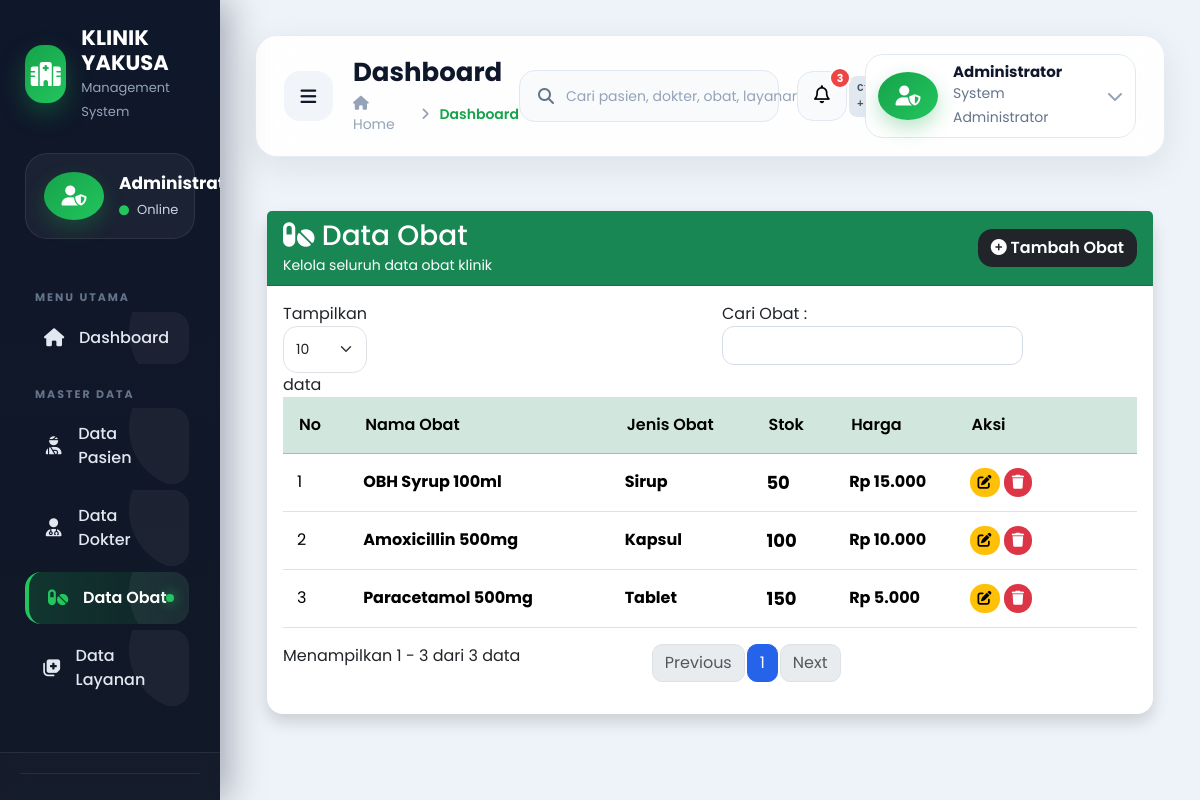
The page /obat/index.php on the database its author committed.
### tables this page shows
CREATE TABLE IF NOT EXISTS obat (
    id_obat INT AUTO_INCREMENT PRIMARY KEY,
    nama_obat VARCHAR(100) NOT NULL,
    jenis_obat VARCHAR(100) NOT NULL,
    stok INT NOT NULL,
    harga INT NOT NULL
);

### obat/index.php (the view, shortened to what this page needs)
<?php
include "../config/koneksi.php";
$query = mysqli_query($koneksi, "SELECT * FROM obat ORDER BY id_obat DESC");
include "../layout/header.php";
?>
<div class="wrapper">
<?php include "../layout/sidebar.php"; ?>
<div class="main">
<?php include "../layout/navbar.php"; ?>
<div class="container-fluid py-4">
<div class="card shadow border-0 rounded-4">
<div class="card-header bg-success text-white d-flex justify-content-between align-items-center">
<div>
<h3 class="mb-0">
<i class="fas fa-pills"></i>
Data Obat
</h3>
<small>Kelola seluruh data obat klinik</small>
</div>
<a href="tambah.php" class="btn btn-dark">
<i class="fas fa-plus-circle"></i>
Tambah Obat
</a>
</div>
<div class="card-body">
<div class="table-responsive">
<table id="tabelObat" class="table table-hover align-middle">
<thead class="table-success">
<tr>
<th>No</th>
<th>Nama Obat</th>
<th>Jenis Obat</th>
<th>Stok</th>
<th>Harga</th>
<th width="180">Aksi</th>
</tr>
</thead>
<tbody>
<?php
$no=1;
while($data=mysqli_fetch_assoc($query)){
?>
<tr>
<td><?= $no++; ?></td>
<td>
<strong><?= htmlspecialchars($data['nama_obat']); ?></strong>
</td>
<td>
    <strong><?= htmlspecialchars($data['jenis_obat']); ?></strong>
</td>
<td>
    <strong style="color:black;font-size:18px;">
        <?= $data['stok']; ?>
    </strong>
</td>
<td>
<strong>
Rp <?= number_format($data['harga'],0,",","."); ?>
</strong>
</td>
<td>
<a href="edit.php?id=<?= $data['id_obat']; ?>"
class="btn btn-warning btn-sm">
<i class="fas fa-edit"></i>
</a>
<button
class="btn btn-danger btn-sm btnHapus"
data-id="<?= $data['id_obat']; ?>"
data-nama="<?= htmlspecialchars($data['nama_obat']); ?>">
<i class="fas fa-trash"></i>
</button>
</td>
</tr>
<?php } ?>
</tbody>
</table>
</div>
</div>
</div>
</div>
</div>
</div>
<?php include "../layout/footer.php"; ?>

### assets/css/style.css (style rules this page uses)
* { margin:0; padding:0; box-sizing:border-box; font-family:'Poppins',sans-serif; }
html { scroll-behavior:smooth; }
body { background:#eef3f9; color:#2d3436; overflow-x:hidden; }
a { text-decoration:none; transition:.3s; }
.wrapper { display:flex; width:100%; min-height:100vh; }
.main { flex:1; margin-left:280px; padding:35px; transition:.4s; }
.card { border:none; border-radius:22px; background:white; box-shadow: 0 10px 35px rgba(0,0,0,.05); transition:.35s; }
.btn { border-radius:14px; font-weight:600; transition:.3s; }
.btn-danger { border:none; }
.btn-warning { border:none; }
.table { vertical-align:middle; }
.table thead { background:#2563eb; color:white; }
.table th { padding:16px; font-weight:600; }
.table td { padding:14px; }

### assets/css/sidebar.css (style rules this page uses)
:root { --sidebar-bg:#0f172a; --sidebar-bg2:#111827; --primary:#16a34a; --primary-hover:#22c55e; --text:#f8fafc; --muted:#94a3b8; --border:rgba(255,255,255,.08); --hover:rgba(22,163,74,.15); --active:#16a34a; }
.main { margin-left:250px; transition:.35s ease; }

### assets/css/dashboard.css (style rules this page uses)
:root { --primary:#16a34a; --primary-dark:#15803d; --secondary:#0f172a; --success:#22c55e; --danger:#ef4444; --warning:#f59e0b; --info:#0ea5e9; --purple:#7c3aed; --gray:#64748b; --light:#f8fafc; --white:#ffffff; --shadow: 0 15px 35px rgba(0,0,0,.08); }
.container-fluid { animation:fadeDashboard .6s ease; }

### assets/css/responsive.css (style rules this page uses)
@media (max-width:1400px) { .main { margin-left:220px; } }

### rows shown on the page
obat: nama_obat "OBH Syrup 100ml", jenis_obat "Sirup", stok "50", harga "15.000"
obat: nama_obat "Amoxicillin 500mg", jenis_obat "Kapsul", stok "100", harga "10.000"
obat: nama_obat "Paracetamol 500mg", jenis_obat "Tablet", stok "150", harga "5.000"
